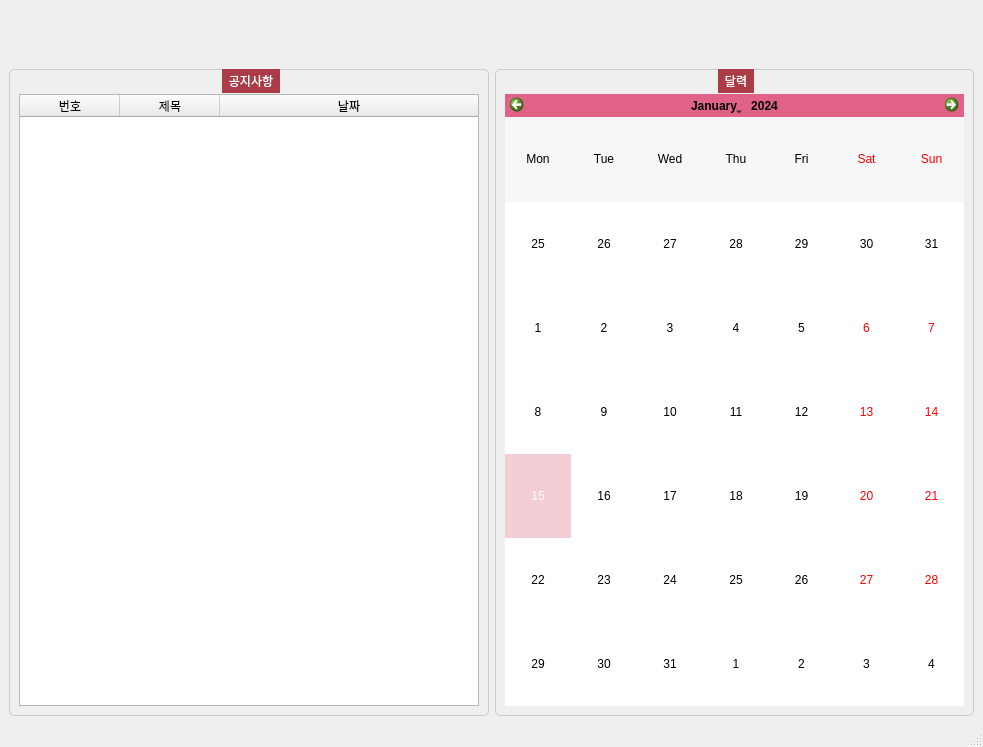
<?xml version="1.0" encoding="UTF-8"?>
<ui version="4.0">
 <class>MainWindow</class>
 <widget class="QMainWindow" name="MainWindow">
  <property name="geometry">
   <rect>
    <x>0</x>
    <y>0</y>
    <width>983</width>
    <height>747</height>
   </rect>
  </property>
  <property name="windowTitle">
   <string>MainWindow</string>
  </property>
  <widget class="QWidget" name="centralwidget">
   <layout class="QGridLayout" name="gridLayout_2">
    <item row="1" column="0">
     <widget class="QGroupBox" name="noticeBox">
      <property name="sizePolicy">
       <sizepolicy hsizetype="Preferred" vsizetype="Preferred">
        <horstretch>0</horstretch>
        <verstretch>0</verstretch>
       </sizepolicy>
      </property>
      <property name="styleSheet">
       <string notr="true">QGroupBox {
    border: 1px solid #ccc; /* 전체 박스 테두리 */
    border-radius: 5px;
}

QGroupBox::title {
    background-color: #ab3b46; /* 제목 배경색 */
    subcontrol-position: top center; /* 제목 위치 */
    padding: 5px; /* 텍스트 여백 */
    color: white; /* 글자 색상 */
    font-weight: bold; /* 글자 굵기 */
    border-radius: 0; /* 둥근 모서리 제거 */
    min-width: 5000%; /* 배경을 그룹박스 너비로 확장 */
}</string>
      </property>
      <property name="title">
       <string>공지사항</string>
      </property>
      <property name="flat">
       <bool>false</bool>
      </property>
      <property name="checkable">
       <bool>false</bool>
      </property>
      <layout class="QVBoxLayout" name="verticalLayout">
       <property name="sizeConstraint">
        <enum>QLayout::SetDefaultConstraint</enum>
       </property>
       <property name="leftMargin">
        <number>9</number>
       </property>
       <item>
        <spacer name="verticalSpacer_4">
         <property name="orientation">
          <enum>Qt::Vertical</enum>
         </property>
         <property name="sizeType">
          <enum>QSizePolicy::Fixed</enum>
         </property>
         <property name="sizeHint" stdset="0">
          <size>
           <width>20</width>
           <height>15</height>
          </size>
         </property>
        </spacer>
       </item>
       <item>
        <widget class="QTableWidget" name="Notices">
         <property name="sizePolicy">
          <sizepolicy hsizetype="Expanding" vsizetype="Expanding">
           <horstretch>0</horstretch>
           <verstretch>0</verstretch>
          </sizepolicy>
         </property>
         <property name="minimumSize">
          <size>
           <width>300</width>
           <height>0</height>
          </size>
         </property>
         <property name="editTriggers">
          <set>QAbstractItemView::NoEditTriggers</set>
         </property>
         <property name="gridStyle">
          <enum>Qt::SolidLine</enum>
         </property>
         <attribute name="horizontalHeaderCascadingSectionResizes">
          <bool>false</bool>
         </attribute>
         <attribute name="horizontalHeaderMinimumSectionSize">
          <number>30</number>
         </attribute>
         <attribute name="horizontalHeaderStretchLastSection">
          <bool>true</bool>
         </attribute>
         <attribute name="verticalHeaderCascadingSectionResizes">
          <bool>true</bool>
         </attribute>
         <column>
          <property name="text">
           <string>번호</string>
          </property>
          <property name="textAlignment">
           <set>AlignCenter</set>
          </property>
         </column>
         <column>
          <property name="text">
           <string>제목</string>
          </property>
          <property name="textAlignment">
           <set>AlignCenter</set>
          </property>
         </column>
         <column>
          <property name="text">
           <string>날짜</string>
          </property>
          <property name="textAlignment">
           <set>AlignCenter</set>
          </property>
         </column>
        </widget>
       </item>
      </layout>
     </widget>
    </item>
    <item row="0" column="0">
     <spacer name="verticalSpacer">
      <property name="orientation">
       <enum>Qt::Vertical</enum>
      </property>
      <property name="sizeType">
       <enum>QSizePolicy::Minimum</enum>
      </property>
      <property name="sizeHint" stdset="0">
       <size>
        <width>20</width>
        <height>60</height>
       </size>
      </property>
     </spacer>
    </item>
    <item row="1" column="1">
     <widget class="QGroupBox" name="timetableBox_2">
      <property name="styleSheet">
       <string notr="true">QGroupBox {
    border: 1px solid #ccc; /* 전체 박스 테두리 */
    border-radius: 5px;
}

QGroupBox::title {
    background-color: #ab3b46; /* 제목 배경색 */
    subcontrol-position: top center; /* 제목 위치 */
    padding: 5px; /* 텍스트 여백 */
    color: white; /* 글자 색상 */
    font-weight: bold; /* 글자 굵기 */
    border-radius: 0; /* 둥근 모서리 제거 */
    min-width: 5000%; /* 배경을 그룹박스 너비로 확장 */
}</string>
      </property>
      <property name="title">
       <string>달력</string>
      </property>
      <layout class="QVBoxLayout" name="verticalLayout_3">
       <item>
        <spacer name="verticalSpacer_2">
         <property name="orientation">
          <enum>Qt::Vertical</enum>
         </property>
         <property name="sizeType">
          <enum>QSizePolicy::Fixed</enum>
         </property>
         <property name="sizeHint" stdset="0">
          <size>
           <width>20</width>
           <height>15</height>
          </size>
         </property>
        </spacer>
       </item>
       <item>
        <widget class="QCalendarWidget" name="calendarWidget">
         <property name="enabled">
          <bool>true</bool>
         </property>
         <property name="autoFillBackground">
          <bool>true</bool>
         </property>
         <property name="styleSheet">
          <string notr="true">/* 헤더 영역 (월/연도 선택 버튼 포함) */
QCalendarWidget QToolButton {
    background-color: #e06287; /* 원하는 배경색 */
    color: black;             /* 텍스트 색상*/
}

/* 월/연도 선택 드롭다운 배경 */
QCalendarWidget QMenu {
    background-color: #e06287; /* 드롭다운 배경*/
    color: black;              /*텍스트 색상*/
}

/* 요일 헤더 (일, 월, 화...) */
QCalendarWidget QWidget#qt_calendar_navigationbar {
    background-color: #e06287; /* 요일 헤더 색상 */
    color: black;
}

/* 날짜 셀 영역 */
QCalendarWidget QAbstractItemView {
    background-color: white; /* 날짜 배경 색상 */
    selection-background-color: #F4CED4; /* 선택한 날짜 배경색 */
    gridline-color: #FFAB91;   /* 셀 사이의 선 색상 */
    color: black;              /* 텍스트 색상 */
}</string>
         </property>
         <property name="verticalHeaderFormat">
          <enum>QCalendarWidget::NoVerticalHeader</enum>
         </property>
        </widget>
       </item>
      </layout>
     </widget>
    </item>
   </layout>
  </widget>
  <widget class="QMenuBar" name="menubar">
   <property name="geometry">
    <rect>
     <x>0</x>
     <y>0</y>
     <width>983</width>
     <height>26</height>
    </rect>
   </property>
  </widget>
  <widget class="QStatusBar" name="statusbar"/>
 </widget>
 <resources/>
 <connections/>
</ui>
